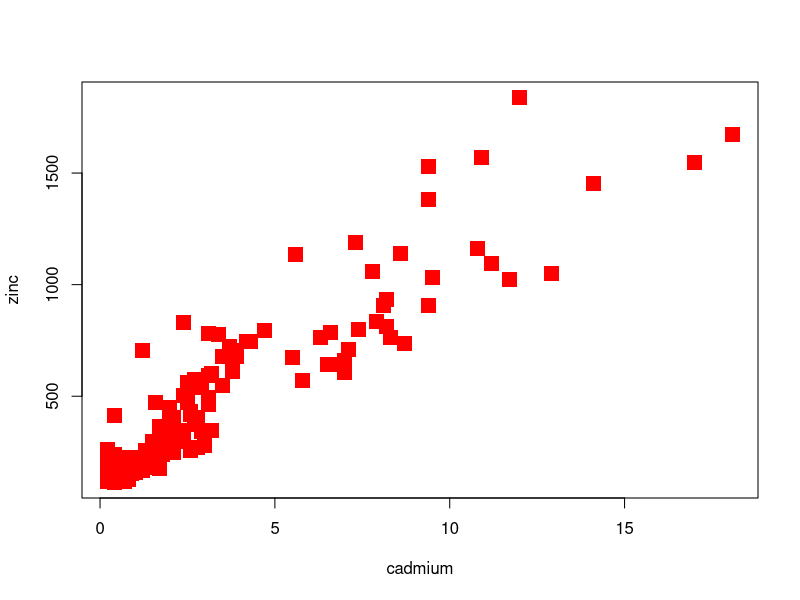

This chart was generated by the following R code: (Note: this script raises an error after producing the figure.)
### Multipanel in R: second lecture of monitorin ecosystem

install.packages("sp")
install.packages("GGally")

library(sp) # require(sp) will also do the job

data(meuse) #there is a dataset aviable named meuse

attach(meuse)

# Excercise: see the names of the variables and plot cadium versus zinc 
# There are two manners to see the names of the variables:
names(meuse)
head(meuse) # i see just the first six lines
plot(cadmium,zinc,pch=15,col="red",cex=2) #cex is the carachter exageration

#exercise : make all the possible paiwis plots of the dataset
# plot(x,cadmium)
# plot(x,zinc)
...

pairs(meuse)
# in case you recive the error "the size is too large" reshape with the mouse the graph window

pairs(~ cadmium + copper + lead + zinc, data=meuse)

pairs(meuse[,3:6]) #subset of meuse dataset since column 3 to 6, another way for do it, is like the previews one

# Exercise: prettify the graph
pairs(meuse[,3:6],pch=8,col="purple",cex=2)

#GGally package will prettify the graph
library(GGally)
ggpairs(meuse[,3:6])
